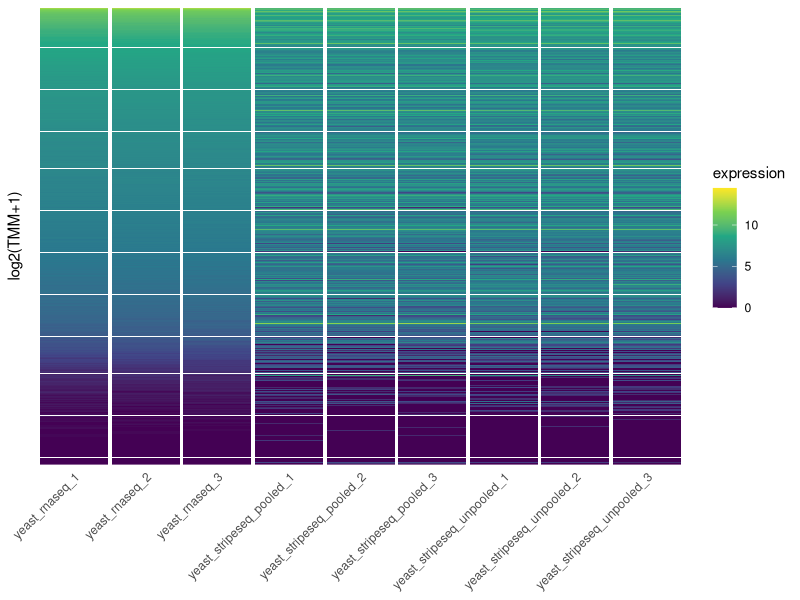

Reproduce this figure in R.
#!/usr/bin/env Rscript

library("tidyverse")

######################################
## RNA-seq versus STRIPE-seq Heatmaps
######################################

## Load and Prepare Data
## ----------

## Load TMM normalized read counts.

tmm <- read.delim(
	"../TMM_normalize/TMM_normalized_reads/TMM_normalized_reads.tsv",
	sep="\t", header=TRUE, stringsAsFactors=FALSE
) %>% as_tibble

## Get sorting order of genes.

sorting.order <- tmm %>%
	mutate(rnaseq_avg=(yeast_rnaseq_1 + yeast_rnaseq_2 + yeast_rnaseq_3)/3) %>%
	arrange(desc(rnaseq_avg)) %>%
	pull(sgd_id)

## Prepare data for plotting.

tmm.cleaned <- tmm %>%
	mutate_if(is.numeric, ~log2(.+1)) %>%
	gather(key="sample", value="expression", -sgd_id) %>%
	mutate(sgd_id=factor(sgd_id, levels=sorting.order))

## Plot Data
## ----------

ggplot(tmm.cleaned, aes(x=sample, y=fct_rev(sgd_id), fill=expression)) +
	geom_tile(width=0.95) +
	theme_minimal() +
	scale_fill_viridis_c() +
	ylab("log2(TMM+1)") +
	theme(
		axis.text.y=element_blank(),
		panel.grid=element_blank(),
		axis.text.x=element_text(angle=45, hjust=1),
		axis.title.x=element_blank()
	)
